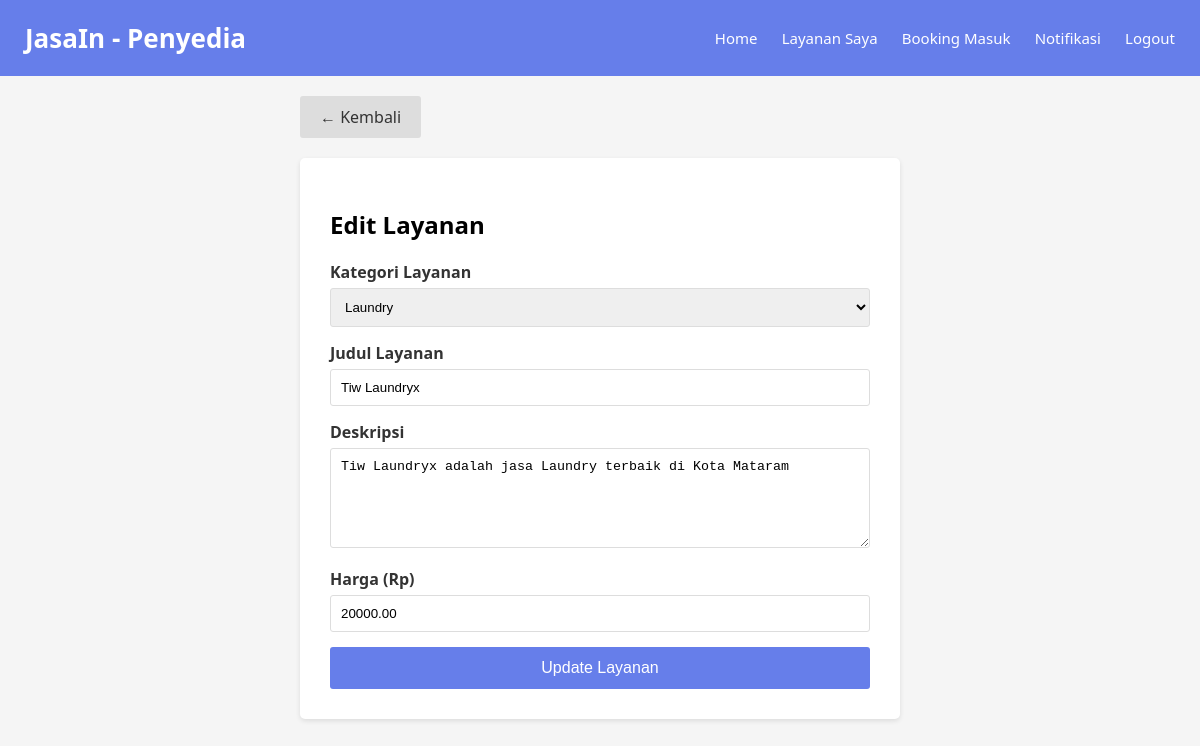
The app's page /penyedia_edit_layanan.php?id=14 (signed in) with its own data.
### tables this page shows
CREATE TABLE IF NOT EXISTS `penyedia_servis` (
  `id` int NOT NULL AUTO_INCREMENT,
  `penyedia_id` int NOT NULL,
  `servis_id` int NOT NULL,
  `judul` varchar(150) DEFAULT NULL,
  `deskripsi` text,
  `harga` decimal(10,2) NOT NULL,
  `created_at` timestamp NULL DEFAULT CURRENT_TIMESTAMP,
  PRIMARY KEY (`id`),
  KEY `penyedia_id` (`penyedia_id`),
  KEY `servis_id` (`servis_id`)
);

CREATE TABLE IF NOT EXISTS `servis` (
  `id` int NOT NULL AUTO_INCREMENT,
  `nama` varchar(100) NOT NULL,
  PRIMARY KEY (`id`)
);

### penyedia_edit_layanan.php (the view, shortened to what this page needs)
<?php
require_once 'config.php';
$user_id = $_SESSION['user_id'];
$layanan_id = $_GET['id'];
$stmt = $conn->prepare("SELECT id FROM penyedia WHERE user_id = ?");
$stmt->execute([$user_id]);
$penyedia = $stmt->fetch(PDO::FETCH_ASSOC);
$stmt = $conn->prepare("SELECT * FROM penyedia_servis WHERE id = ? AND penyedia_id = ?");
$stmt->execute([$layanan_id, $penyedia['id']]);
$layanan = $stmt->fetch(PDO::FETCH_ASSOC);
$stmt = $conn->query("SELECT * FROM servis");
$servis_list = $stmt->fetchAll(PDO::FETCH_ASSOC);
?>
<!DOCTYPE html>
<html>
<head>
</head>
<body>
    <div class="header">
        <h2>JasaIn - Penyedia</h2>
        <div>
            <a href="penyedia_dashboard.php">Home</a>
            <a href="penyedia_layanan_saya.php">Layanan Saya</a>
            <a href="penyedia_booking_masuk.php">Booking Masuk</a>
            <a href="penyedia_notifikasi.php">Notifikasi</a>
            <a href="logout.php">Logout</a>
        </div>
    </div>
    <div class="container">
        <a href="penyedia_dashboard.php" class="back-btn">← Kembali</a>
        <div class="form-box">
            <h2>Edit Layanan</h2>
            <form method="POST" action="penyedia_proses_edit_layanan.php">
                <div class="form-group">
                    <label>Kategori Layanan</label>
                    <select name="servis_id" required>
                        <?php foreach($servis_list as $servis): ?>
                        <option value="<?php echo $servis['id']; ?>" <?php echo ($servis['id'] == $layanan['servis_id']) ? 'selected' : ''; ?>>
                            <?php echo $servis['nama']; ?>
                        </option>
                        <?php endforeach; ?>
                    </select>
                </div>
                <div class="form-group">
                    <label>Judul Layanan</label>
                    <input type="text" name="judul" value="<?php echo htmlspecialchars($layanan['judul']); ?>" placeholder="Contoh: Rental Motor Harian" required>
                </div>
                <div class="form-group">
                    <label>Deskripsi</label>
                    <textarea name="deskripsi" placeholder="Jelaskan layanan Anda" required><?php echo htmlspecialchars($layanan['deskripsi']); ?></textarea>
                </div>
                <div class="form-group">
                    <label>Harga (Rp)</label>
                    <input type="number" name="harga" value="<?php echo $layanan['harga']; ?>" placeholder="50000" required>
                </div>
                <button type="submit">Update Layanan</button>
            </form>
        </div>
    </div>
</body>
</html>

### penyedia_edit_layanan.php (style rules this page uses)
body { font-family: 'Segoe UI', Tahoma, Geneva, Verdana, sans-serif; margin: 0; padding: 0; background-color: #f5f5f5; }
.header { background-color: #667eea; color: white; padding: 20px 25px; display: flex; justify-content: space-between; align-items: center; }
.header h2 { margin: 0; font-size: 26px; }
.header a { color: white; text-decoration: none; margin-left: 20px; font-size: 15px; }
.container { padding: 20px; max-width: 600px; margin: 0 auto; }
.form-box { background: white; padding: 30px; border-radius: 5px; box-shadow: 0 2px 5px rgba(0,0,0,0.1); }
.form-group { margin-bottom: 15px; }
.form-group label { display: block; margin-bottom: 5px; color: #333; font-weight: bold; }
.form-group input, .form-group textarea, .form-group select { width: 100%; padding: 10px; border: 1px solid #ddd; border-radius: 3px; box-sizing: border-box; }
.form-group textarea { height: 100px; resize: vertical; }
button { width: 100%; padding: 12px; background-color: #667eea; color: white; border: none; border-radius: 3px; cursor: pointer; font-size: 16px; }
.back-btn { display: inline-block; padding: 10px 20px; background-color: #ddd; color: #333; text-decoration: none; border-radius: 3px; margin-bottom: 20px; }

### records on screen
penyedia_servis: servis_id "Laundry", judul "Tiw Laundryx", deskripsi "Tiw Laundryx adalah jasa Laundry terbaik di Kota Mataram", harga "20000.00"
